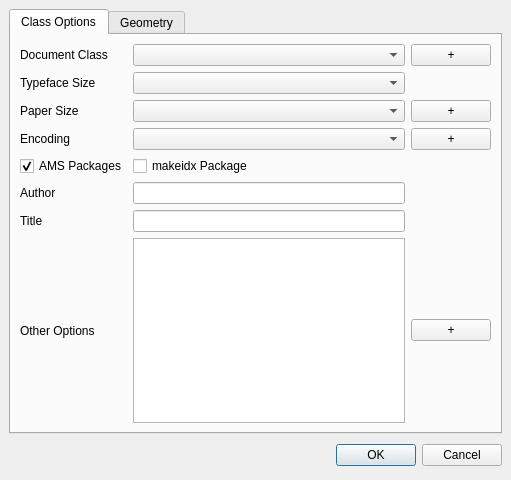
<?xml version="1.0" encoding="UTF-8"?>
<ui version="4.0">
 <class>QuickDocumentDialog</class>
 <widget class="QDialog" name="QuickDocumentDialog">
  <property name="geometry">
   <rect>
    <x>0</x>
    <y>0</y>
    <width>511</width>
    <height>480</height>
   </rect>
  </property>
  <layout class="QGridLayout">
   <property name="margin">
    <number>9</number>
   </property>
   <property name="spacing">
    <number>6</number>
   </property>
   <item row="1" column="0">
    <layout class="QHBoxLayout">
     <property name="spacing">
      <number>6</number>
     </property>
     <property name="margin">
      <number>0</number>
     </property>
     <item>
      <spacer>
       <property name="orientation">
        <enum>Qt::Horizontal</enum>
       </property>
       <property name="sizeHint" stdset="0">
        <size>
         <width>131</width>
         <height>31</height>
        </size>
       </property>
      </spacer>
     </item>
     <item>
      <widget class="QPushButton" name="okButton">
       <property name="text">
        <string>OK</string>
       </property>
      </widget>
     </item>
     <item>
      <widget class="QPushButton" name="cancelButton">
       <property name="text">
        <string>Cancel</string>
       </property>
      </widget>
     </item>
    </layout>
   </item>
   <item row="0" column="0">
    <widget class="QTabWidget" name="tabWidget">
     <property name="currentIndex">
      <number>0</number>
     </property>
     <widget class="QWidget" name="tab">
      <attribute name="title">
       <string>Class Options</string>
      </attribute>
      <layout class="QHBoxLayout" name="horizontalLayout">
       <item>
        <layout class="QGridLayout" name="_2">
         <property name="margin">
          <number>0</number>
         </property>
         <property name="spacing">
          <number>6</number>
         </property>
         <item row="5" column="0">
          <widget class="QLabel" name="labelAuthor">
           <property name="sizePolicy">
            <sizepolicy hsizetype="Minimum" vsizetype="Minimum">
             <horstretch>0</horstretch>
             <verstretch>0</verstretch>
            </sizepolicy>
           </property>
           <property name="text">
            <string>Author</string>
           </property>
          </widget>
         </item>
         <item row="7" column="2">
          <widget class="QPushButton" name="pushButtonOptions">
           <property name="text">
            <string>+</string>
           </property>
          </widget>
         </item>
         <item row="2" column="1">
          <widget class="QComboBox" name="comboBoxPaper"/>
         </item>
         <item row="0" column="0">
          <widget class="QLabel" name="labelClass">
           <property name="sizePolicy">
            <sizepolicy hsizetype="Minimum" vsizetype="Minimum">
             <horstretch>0</horstretch>
             <verstretch>0</verstretch>
            </sizepolicy>
           </property>
           <property name="text">
            <string>Document Class</string>
           </property>
          </widget>
         </item>
         <item row="5" column="1">
          <widget class="QLineEdit" name="lineEditAuthor"/>
         </item>
         <item row="0" column="2">
          <widget class="QPushButton" name="pushButtonClass">
           <property name="text">
            <string>+</string>
           </property>
          </widget>
         </item>
         <item row="1" column="1">
          <widget class="QComboBox" name="comboBoxSize"/>
         </item>
         <item row="6" column="0">
          <widget class="QLabel" name="labelTitle">
           <property name="sizePolicy">
            <sizepolicy hsizetype="Minimum" vsizetype="Minimum">
             <horstretch>0</horstretch>
             <verstretch>0</verstretch>
            </sizepolicy>
           </property>
           <property name="text">
            <string>Title</string>
           </property>
          </widget>
         </item>
         <item row="4" column="0">
          <widget class="QCheckBox" name="checkBoxAMS">
           <property name="text">
            <string>AMS Packages</string>
           </property>
           <property name="checked">
            <bool>true</bool>
           </property>
          </widget>
         </item>
         <item row="3" column="2">
          <widget class="QPushButton" name="pushButtonEncoding">
           <property name="text">
            <string>+</string>
           </property>
          </widget>
         </item>
         <item row="0" column="1">
          <widget class="QComboBox" name="comboBoxClass"/>
         </item>
         <item row="1" column="0">
          <widget class="QLabel" name="labelSize">
           <property name="sizePolicy">
            <sizepolicy hsizetype="Minimum" vsizetype="Minimum">
             <horstretch>0</horstretch>
             <verstretch>0</verstretch>
            </sizepolicy>
           </property>
           <property name="text">
            <string>Typeface Size</string>
           </property>
          </widget>
         </item>
         <item row="6" column="1">
          <widget class="QLineEdit" name="lineEditTitle"/>
         </item>
         <item row="2" column="0">
          <widget class="QLabel" name="labelPaper">
           <property name="sizePolicy">
            <sizepolicy hsizetype="Minimum" vsizetype="Minimum">
             <horstretch>0</horstretch>
             <verstretch>0</verstretch>
            </sizepolicy>
           </property>
           <property name="text">
            <string>Paper Size</string>
           </property>
          </widget>
         </item>
         <item row="7" column="0">
          <widget class="QLabel" name="labelOptions">
           <property name="sizePolicy">
            <sizepolicy hsizetype="Minimum" vsizetype="Minimum">
             <horstretch>0</horstretch>
             <verstretch>0</verstretch>
            </sizepolicy>
           </property>
           <property name="text">
            <string>Other Options</string>
           </property>
          </widget>
         </item>
         <item row="7" column="1">
          <widget class="QListWidget" name="listWidgetOptions"/>
         </item>
         <item row="3" column="0">
          <widget class="QLabel" name="labelEncoding">
           <property name="sizePolicy">
            <sizepolicy hsizetype="Minimum" vsizetype="Minimum">
             <horstretch>0</horstretch>
             <verstretch>0</verstretch>
            </sizepolicy>
           </property>
           <property name="text">
            <string>Encoding</string>
           </property>
          </widget>
         </item>
         <item row="4" column="1">
          <widget class="QCheckBox" name="checkBoxIDX">
           <property name="text">
            <string>makeidx Package</string>
           </property>
          </widget>
         </item>
         <item row="3" column="1">
          <widget class="QComboBox" name="comboBoxEncoding"/>
         </item>
         <item row="2" column="2">
          <widget class="QPushButton" name="pushButtonPaper">
           <property name="text">
            <string>+</string>
           </property>
          </widget>
         </item>
        </layout>
       </item>
      </layout>
     </widget>
     <widget class="QWidget" name="tabGeometry">
      <attribute name="title">
       <string>Geometry</string>
      </attribute>
      <layout class="QVBoxLayout" name="verticalLayout">
       <item>
        <widget class="QLabel" name="geometryPreviewLabel">
         <property name="sizePolicy">
          <sizepolicy hsizetype="Preferred" vsizetype="MinimumExpanding">
           <horstretch>0</horstretch>
           <verstretch>0</verstretch>
          </sizepolicy>
         </property>
         <property name="minimumSize">
          <size>
           <width>0</width>
           <height>93</height>
          </size>
         </property>
         <property name="text">
          <string/>
         </property>
         <property name="alignment">
          <set>Qt::AlignCenter</set>
         </property>
        </widget>
       </item>
       <item>
        <widget class="QGroupBox" name="groupBox">
         <property name="title">
          <string>Page</string>
         </property>
         <layout class="QGridLayout" name="gridLayout">
          <item row="0" column="0" rowspan="2">
           <widget class="QCheckBox" name="checkBoxGeometryPageWidth">
            <property name="text">
             <string>Width:</string>
            </property>
           </widget>
          </item>
          <item row="0" column="1">
           <widget class="QDoubleSpinBox" name="spinBoxGeometryPageWidth">
            <property name="locale">
             <locale language="English" country="UnitedStates"/>
            </property>
            <property name="suffix">
             <string>mm</string>
            </property>
            <property name="maximum">
             <double>99999.990000000005239</double>
            </property>
           </widget>
          </item>
          <item row="0" column="2">
           <widget class="QComboBox" name="spinBoxUnitGeometryPageWidth">
            <property name="editable">
             <bool>true</bool>
            </property>
            <item>
             <property name="text">
              <string>mm</string>
             </property>
            </item>
            <item>
             <property name="text">
              <string>cm</string>
             </property>
            </item>
            <item>
             <property name="text">
              <string>pt</string>
             </property>
            </item>
            <item>
             <property name="text">
              <string>bp</string>
             </property>
            </item>
            <item>
             <property name="text">
              <string>in</string>
             </property>
            </item>
           </widget>
          </item>
          <item row="1" column="2" rowspan="2">
           <widget class="QComboBox" name="spinBoxUnitGeometryPageHeight">
            <property name="editable">
             <bool>true</bool>
            </property>
            <item>
             <property name="text">
              <string>mm</string>
             </property>
            </item>
            <item>
             <property name="text">
              <string>cm</string>
             </property>
            </item>
            <item>
             <property name="text">
              <string>pt</string>
             </property>
            </item>
            <item>
             <property name="text">
              <string>bp</string>
             </property>
            </item>
            <item>
             <property name="text">
              <string>in</string>
             </property>
            </item>
           </widget>
          </item>
          <item row="1" column="1" rowspan="2">
           <widget class="QDoubleSpinBox" name="spinBoxGeometryPageHeight">
            <property name="locale">
             <locale language="English" country="UnitedStates"/>
            </property>
            <property name="suffix">
             <string>mm</string>
            </property>
            <property name="maximum">
             <double>99999.990000000005239</double>
            </property>
           </widget>
          </item>
          <item row="2" column="0">
           <widget class="QCheckBox" name="checkBoxGeometryPageHeight">
            <property name="text">
             <string>Height:</string>
            </property>
           </widget>
          </item>
         </layout>
        </widget>
       </item>
       <item>
        <widget class="QGroupBox" name="groupBox_2">
         <property name="title">
          <string>Margins</string>
         </property>
         <layout class="QGridLayout" name="gridLayout_2">
          <item row="0" column="0">
           <widget class="QCheckBox" name="checkBoxGeometryMarginLeft">
            <property name="text">
             <string>Left:</string>
            </property>
           </widget>
          </item>
          <item row="0" column="1">
           <widget class="QDoubleSpinBox" name="spinBoxGeometryMarginLeft">
            <property name="locale">
             <locale language="English" country="UnitedStates"/>
            </property>
            <property name="suffix">
             <string>mm</string>
            </property>
            <property name="maximum">
             <double>99999.990000000005239</double>
            </property>
            <property name="value">
             <double>20.000000000000000</double>
            </property>
           </widget>
          </item>
          <item row="0" column="2">
           <widget class="QComboBox" name="spinBoxUnitGeometryMarginLeft">
            <property name="editable">
             <bool>true</bool>
            </property>
            <item>
             <property name="text">
              <string>mm</string>
             </property>
            </item>
            <item>
             <property name="text">
              <string>cm</string>
             </property>
            </item>
            <item>
             <property name="text">
              <string>pt</string>
             </property>
            </item>
            <item>
             <property name="text">
              <string>bp</string>
             </property>
            </item>
            <item>
             <property name="text">
              <string>in</string>
             </property>
            </item>
           </widget>
          </item>
          <item row="1" column="0" rowspan="2">
           <widget class="QCheckBox" name="checkBoxGeometryMarginRight">
            <property name="text">
             <string>Right:</string>
            </property>
           </widget>
          </item>
          <item row="1" column="1">
           <widget class="QDoubleSpinBox" name="spinBoxGeometryMarginRight">
            <property name="locale">
             <locale language="English" country="UnitedStates"/>
            </property>
            <property name="suffix">
             <string>mm</string>
            </property>
            <property name="maximum">
             <double>99999.990000000005239</double>
            </property>
            <property name="value">
             <double>20.000000000000000</double>
            </property>
           </widget>
          </item>
          <item row="1" column="2">
           <widget class="QComboBox" name="spinBoxUnitGeometryMarginRight">
            <property name="editable">
             <bool>true</bool>
            </property>
            <item>
             <property name="text">
              <string>mm</string>
             </property>
            </item>
            <item>
             <property name="text">
              <string>cm</string>
             </property>
            </item>
            <item>
             <property name="text">
              <string>pt</string>
             </property>
            </item>
            <item>
             <property name="text">
              <string>bp</string>
             </property>
            </item>
            <item>
             <property name="text">
              <string>in</string>
             </property>
            </item>
           </widget>
          </item>
          <item row="2" column="1" rowspan="2">
           <widget class="QDoubleSpinBox" name="spinBoxGeometryMarginTop">
            <property name="locale">
             <locale language="English" country="UnitedStates"/>
            </property>
            <property name="suffix">
             <string>mm</string>
            </property>
            <property name="maximum">
             <double>99999.990000000005239</double>
            </property>
            <property name="value">
             <double>20.000000000000000</double>
            </property>
           </widget>
          </item>
          <item row="2" column="2" rowspan="2">
           <widget class="QComboBox" name="spinBoxUnitGeometryMarginTop">
            <property name="editable">
             <bool>true</bool>
            </property>
            <item>
             <property name="text">
              <string>mm</string>
             </property>
            </item>
            <item>
             <property name="text">
              <string>cm</string>
             </property>
            </item>
            <item>
             <property name="text">
              <string>pt</string>
             </property>
            </item>
            <item>
             <property name="text">
              <string>bp</string>
             </property>
            </item>
            <item>
             <property name="text">
              <string>in</string>
             </property>
            </item>
           </widget>
          </item>
          <item row="3" column="0">
           <widget class="QCheckBox" name="checkBoxGeometryMarginTop">
            <property name="text">
             <string>Top:</string>
            </property>
           </widget>
          </item>
          <item row="4" column="0">
           <widget class="QCheckBox" name="checkBoxGeometryMarginBottom">
            <property name="text">
             <string>Bottom:</string>
            </property>
           </widget>
          </item>
          <item row="4" column="1">
           <widget class="QDoubleSpinBox" name="spinBoxGeometryMarginBottom">
            <property name="locale">
             <locale language="English" country="UnitedStates"/>
            </property>
            <property name="suffix">
             <string>mm</string>
            </property>
            <property name="maximum">
             <double>99999.990000000005239</double>
            </property>
            <property name="value">
             <double>20.000000000000000</double>
            </property>
           </widget>
          </item>
          <item row="4" column="2">
           <widget class="QComboBox" name="spinBoxUnitGeometryMarginBottom">
            <property name="editable">
             <bool>true</bool>
            </property>
            <item>
             <property name="text">
              <string>mm</string>
             </property>
            </item>
            <item>
             <property name="text">
              <string>cm</string>
             </property>
            </item>
            <item>
             <property name="text">
              <string>pt</string>
             </property>
            </item>
            <item>
             <property name="text">
              <string>bp</string>
             </property>
            </item>
            <item>
             <property name="text">
              <string>in</string>
             </property>
            </item>
           </widget>
          </item>
         </layout>
        </widget>
       </item>
      </layout>
     </widget>
    </widget>
   </item>
  </layout>
 </widget>
 <tabstops>
  <tabstop>okButton</tabstop>
  <tabstop>cancelButton</tabstop>
 </tabstops>
 <resources/>
 <connections>
  <connection>
   <sender>okButton</sender>
   <signal>clicked()</signal>
   <receiver>QuickDocumentDialog</receiver>
   <slot>accept()</slot>
   <hints>
    <hint type="sourcelabel">
     <x>409</x>
     <y>467</y>
    </hint>
    <hint type="destinationlabel">
     <x>96</x>
     <y>254</y>
    </hint>
   </hints>
  </connection>
  <connection>
   <sender>cancelButton</sender>
   <signal>clicked()</signal>
   <receiver>QuickDocumentDialog</receiver>
   <slot>reject()</slot>
   <hints>
    <hint type="sourcelabel">
     <x>500</x>
     <y>467</y>
    </hint>
    <hint type="destinationlabel">
     <x>179</x>
     <y>282</y>
    </hint>
   </hints>
  </connection>
  <connection>
   <sender>checkBoxGeometryPageWidth</sender>
   <signal>toggled(bool)</signal>
   <receiver>spinBoxGeometryPageWidth</receiver>
   <slot>setEnabled(bool)</slot>
   <hints>
    <hint type="sourcelabel">
     <x>130</x>
     <y>191</y>
    </hint>
    <hint type="destinationlabel">
     <x>233</x>
     <y>184</y>
    </hint>
   </hints>
  </connection>
  <connection>
   <sender>checkBoxGeometryPageWidth</sender>
   <signal>toggled(bool)</signal>
   <receiver>spinBoxUnitGeometryPageWidth</receiver>
   <slot>setEnabled(bool)</slot>
   <hints>
    <hint type="sourcelabel">
     <x>80</x>
     <y>183</y>
    </hint>
    <hint type="destinationlabel">
     <x>396</x>
     <y>188</y>
    </hint>
   </hints>
  </connection>
  <connection>
   <sender>checkBoxGeometryPageHeight</sender>
   <signal>toggled(bool)</signal>
   <receiver>spinBoxGeometryPageHeight</receiver>
   <slot>setEnabled(bool)</slot>
   <hints>
    <hint type="sourcelabel">
     <x>85</x>
     <y>229</y>
    </hint>
    <hint type="destinationlabel">
     <x>222</x>
     <y>227</y>
    </hint>
   </hints>
  </connection>
  <connection>
   <sender>checkBoxGeometryPageHeight</sender>
   <signal>toggled(bool)</signal>
   <receiver>spinBoxUnitGeometryPageHeight</receiver>
   <slot>setEnabled(bool)</slot>
   <hints>
    <hint type="sourcelabel">
     <x>68</x>
     <y>223</y>
    </hint>
    <hint type="destinationlabel">
     <x>385</x>
     <y>223</y>
    </hint>
   </hints>
  </connection>
  <connection>
   <sender>checkBoxGeometryMarginLeft</sender>
   <signal>toggled(bool)</signal>
   <receiver>spinBoxGeometryMarginLeft</receiver>
   <slot>setEnabled(bool)</slot>
   <hints>
    <hint type="sourcelabel">
     <x>70</x>
     <y>288</y>
    </hint>
    <hint type="destinationlabel">
     <x>320</x>
     <y>288</y>
    </hint>
   </hints>
  </connection>
  <connection>
   <sender>checkBoxGeometryMarginLeft</sender>
   <signal>toggled(bool)</signal>
   <receiver>spinBoxUnitGeometryMarginLeft</receiver>
   <slot>setEnabled(bool)</slot>
   <hints>
    <hint type="sourcelabel">
     <x>77</x>
     <y>292</y>
    </hint>
    <hint type="destinationlabel">
     <x>424</x>
     <y>297</y>
    </hint>
   </hints>
  </connection>
  <connection>
   <sender>checkBoxGeometryMarginRight</sender>
   <signal>toggled(bool)</signal>
   <receiver>spinBoxGeometryMarginRight</receiver>
   <slot>setEnabled(bool)</slot>
   <hints>
    <hint type="sourcelabel">
     <x>68</x>
     <y>334</y>
    </hint>
    <hint type="destinationlabel">
     <x>298</x>
     <y>317</y>
    </hint>
   </hints>
  </connection>
  <connection>
   <sender>checkBoxGeometryMarginRight</sender>
   <signal>toggled(bool)</signal>
   <receiver>spinBoxUnitGeometryMarginRight</receiver>
   <slot>setEnabled(bool)</slot>
   <hints>
    <hint type="sourcelabel">
     <x>163</x>
     <y>325</y>
    </hint>
    <hint type="destinationlabel">
     <x>375</x>
     <y>325</y>
    </hint>
   </hints>
  </connection>
  <connection>
   <sender>checkBoxGeometryMarginTop</sender>
   <signal>toggled(bool)</signal>
   <receiver>spinBoxGeometryMarginTop</receiver>
   <slot>setEnabled(bool)</slot>
   <hints>
    <hint type="sourcelabel">
     <x>102</x>
     <y>363</y>
    </hint>
    <hint type="destinationlabel">
     <x>283</x>
     <y>368</y>
    </hint>
   </hints>
  </connection>
  <connection>
   <sender>checkBoxGeometryMarginTop</sender>
   <signal>toggled(bool)</signal>
   <receiver>spinBoxUnitGeometryMarginTop</receiver>
   <slot>setEnabled(bool)</slot>
   <hints>
    <hint type="sourcelabel">
     <x>88</x>
     <y>362</y>
    </hint>
    <hint type="destinationlabel">
     <x>360</x>
     <y>365</y>
    </hint>
   </hints>
  </connection>
  <connection>
   <sender>checkBoxGeometryMarginBottom</sender>
   <signal>toggled(bool)</signal>
   <receiver>spinBoxGeometryMarginBottom</receiver>
   <slot>setEnabled(bool)</slot>
   <hints>
    <hint type="sourcelabel">
     <x>137</x>
     <y>402</y>
    </hint>
    <hint type="destinationlabel">
     <x>258</x>
     <y>398</y>
    </hint>
   </hints>
  </connection>
  <connection>
   <sender>checkBoxGeometryMarginBottom</sender>
   <signal>toggled(bool)</signal>
   <receiver>spinBoxUnitGeometryMarginBottom</receiver>
   <slot>setEnabled(bool)</slot>
   <hints>
    <hint type="sourcelabel">
     <x>82</x>
     <y>397</y>
    </hint>
    <hint type="destinationlabel">
     <x>393</x>
     <y>398</y>
    </hint>
   </hints>
  </connection>
 </connections>
</ui>
